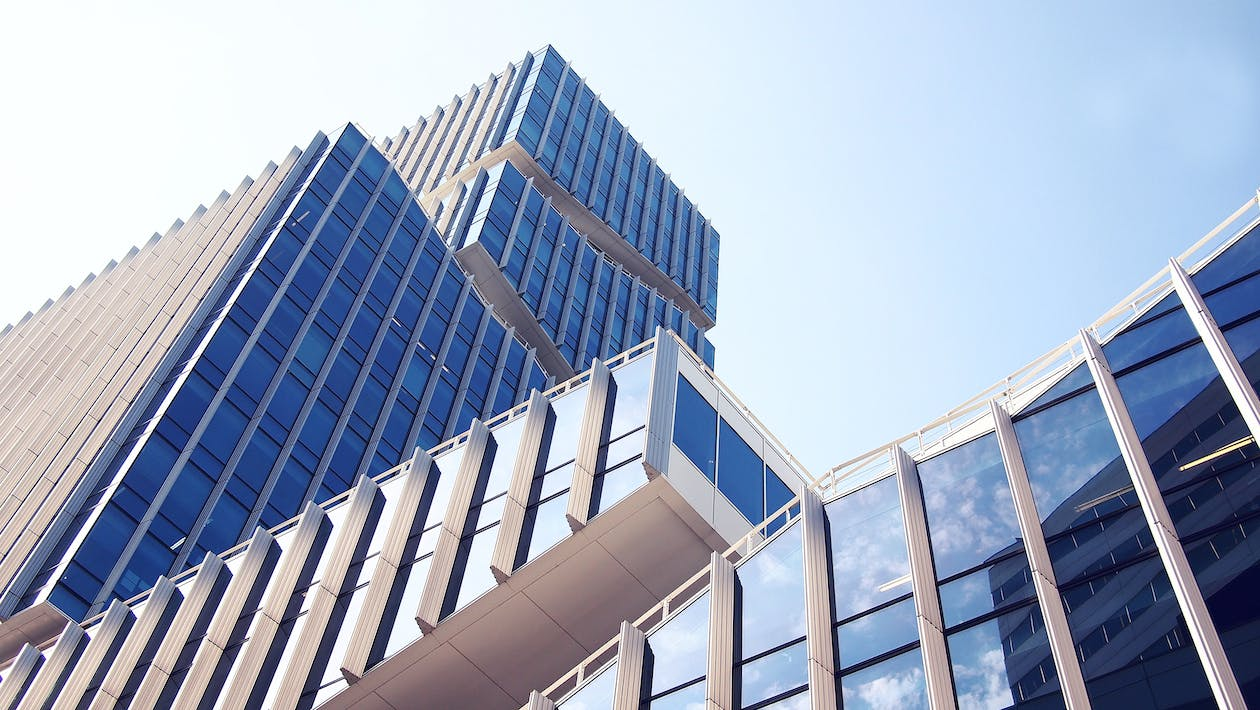
#> input picture images/building.jpeg, 1260 x 710 px, found by its file name
$ jupyter execute edgedetection.ipynb
#> lines starting #> are read from the running program, lines starting #| are printed output that depends on the picture; after the words box and inside, x2 and y2 are one past the last pixel; in counts of white or black regions, pixels touching at a corner belong together
### Loading the required Libraries

[cell 1]
import cv2
import numpy as np
import matplotlib.pyplot as plt

[cell 2]
path = "/home/chaitanya/computer_vision/images/"

##### Loading the building image

[cell 3]
building_image_path = path + "building.jpeg"
building_image = cv2.imread(building_image_path, cv2.IMREAD_GRAYSCALE)
#> building_image: shape (710, 1260); min 0, max 255, mean 168.7
# Printing the size of the color image
print('Size of the image is :', building_image.shape)
#| Size of the image is : (710, 1260)
plt.figure(figsize=(6, 6))
plt.imshow(building_image, cmap="gray")
plt.title("Building Image")
plt.show()

##### Applying sobel kernel for edge detection

[cell 4]
sobel_kernel_x = np.array([[-1, 0, 1], [-2, 0, 2], [-1, 0, 1]])
sobel_kernel_y = np.array([[-1, -2, -1], [0, 0, 0], [1, 2, 1]])

[cell 5]
sobel_gradient_x = cv2.filter2D(building_image, -1, sobel_kernel_x)
sobel_gradient_y = cv2.filter2D(building_image, -1, sobel_kernel_y)
plt.figure(figsize=(12, 6))
plt.subplot(1, 2, 1)
plt.imshow(sobel_gradient_x, cmap="gray")
plt.title("Sobel kernel in x-direction")
plt.subplot(1, 2, 2)
plt.imshow(sobel_gradient_y, cmap="gray")
plt.title("Sobel kernel in y-direction")
plt.show()

[cell 6]
sobel_magnitude = np.sqrt(sobel_gradient_x ** 2 + sobel_gradient_y ** 2)
plt.figure(figsize=(12, 6))
plt.subplot(1, 2, 1)
plt.imshow(building_image, cmap="gray")
plt.title("Original Image")
plt.subplot(1, 2, 2)
plt.imshow(sobel_magnitude, cmap="gray")
plt.title("Image after applying sobel kernel(magnitude)")
plt.show()

[cell 7]
sobel_direction = np.arctan2(sobel_gradient_x, sobel_gradient_y)
plt.figure(figsize=(12, 6))
plt.subplot(1, 2, 1)
plt.imshow(building_image, cmap="gray")
plt.title("Original Image")
plt.subplot(1, 2, 2)
plt.imshow(sobel_direction, cmap="gray")
plt.title("Image after applying sobel kernel(direction)")
plt.show()

##### Applying prewitt kernel for edge detection

[cell 8]
prewitt_x = np.array([[-1, 0, 1], [-1, 0, 1], [-1, 0, 1]])
prewitt_y = np.array([[1, 1, 1], [0, 0, 0], [-1, -1, -1]])

[cell 9]
prewitt_gradient_x = cv2.filter2D(building_image, -1, prewitt_x)
prewitt_gradient_y = cv2.filter2D(building_image, -1, prewitt_y)
plt.figure(figsize=(12, 6))
plt.subplot(1, 2, 1)
plt.imshow(prewitt_gradient_x, cmap="gray")
plt.title("Prewitt kernel in x-direction")
plt.subplot(1, 2, 2)
plt.imshow(prewitt_gradient_y, cmap="gray")
plt.title("Prewitt kernel in y-direction")
plt.show()

[cell 10]
prewitt_magnitude = np.sqrt(prewitt_gradient_x ** 2 + prewitt_gradient_y ** 2)
plt.figure(figsize=(12, 6))
plt.subplot(1, 2, 1)
plt.imshow(building_image, cmap="gray")
plt.title("Original Image")
plt.subplot(1, 2, 2)
plt.imshow(prewitt_magnitude, cmap="gray")
plt.title("Image after applying prewitt kernel(magnitude)")
plt.show()

[cell 11]
prewitt_direction = np.arctan2(prewitt_gradient_x, prewitt_gradient_y)
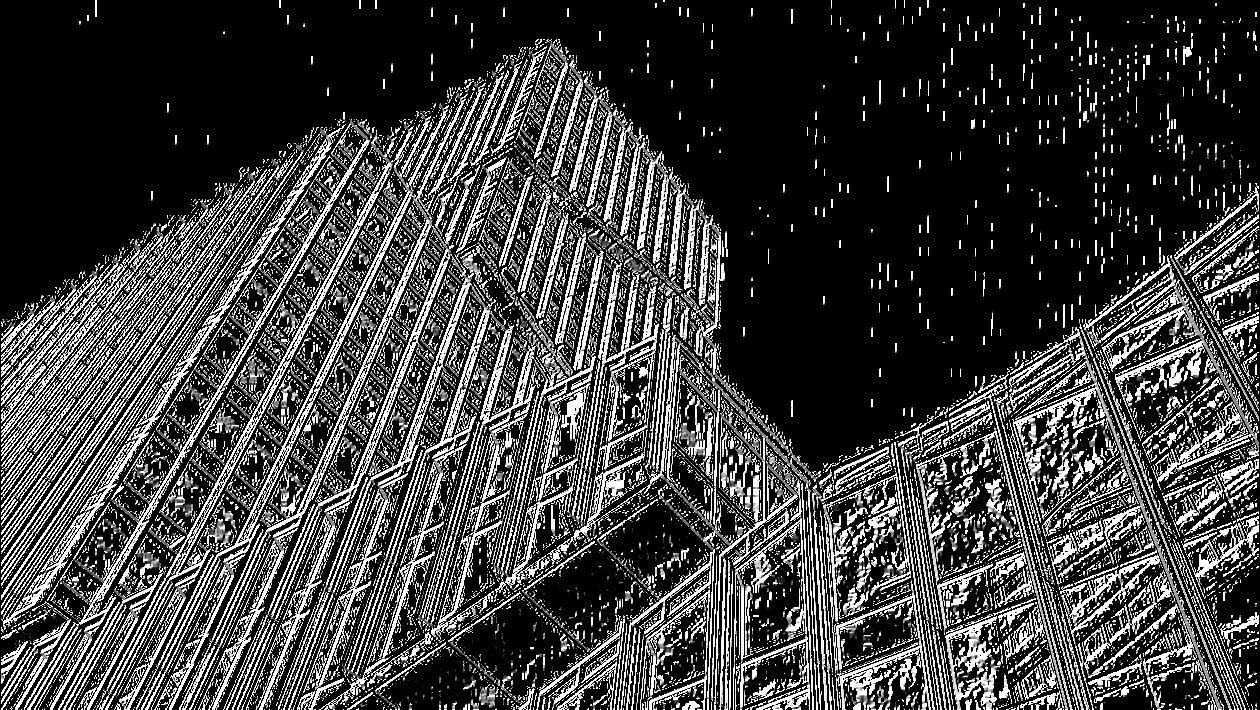
#> prewitt_direction: shape (710, 1260) float16; min 0, max 1.57, mean 0.385; drawn with min black and max white
plt.figure(figsize=(12, 6))
plt.subplot(1, 2, 1)
plt.imshow(building_image, cmap="gray")
plt.title("Original Image")
plt.subplot(1, 2, 2)
plt.imshow(prewitt_direction, cmap="gray")
plt.title("Image after applying prewitt kernel(direction)")
plt.show()

##### Applying Roberts kernel for edge detection

[cell 12]
roberts_x = np.array([[0, 1], [-1, 0]])
roberts_y = np.array([[1, 0], [0, -1]])

[cell 13]
roberts_gradient_x = cv2.filter2D(building_image, -1, roberts_x)
roberts_gradient_y = cv2.filter2D(building_image, -1, roberts_y)
plt.figure(figsize=(12, 6))
plt.subplot(1, 2, 1)
plt.imshow(roberts_gradient_x, cmap="gray")
plt.title("Roberts kernel in x-direction")
plt.subplot(1, 2, 2)
plt.imshow(roberts_gradient_y, cmap="gray")
plt.title("Roberts kernel in y-direction")
plt.show()

[cell 14]
roberts_magnitude = np.sqrt(roberts_gradient_x ** 2 + roberts_gradient_y ** 2)
plt.figure(figsize=(12, 6))
plt.subplot(1, 2, 1)
plt.imshow(building_image, cmap="gray")
plt.title("Original Image")
plt.subplot(1, 2, 2)
plt.imshow(roberts_magnitude, cmap="gray")
plt.title("Image after applying roberts kernel(magnitude)")
plt.show()

[cell 15]
roberts_direction = np.arctan2(roberts_gradient_x, roberts_gradient_y)
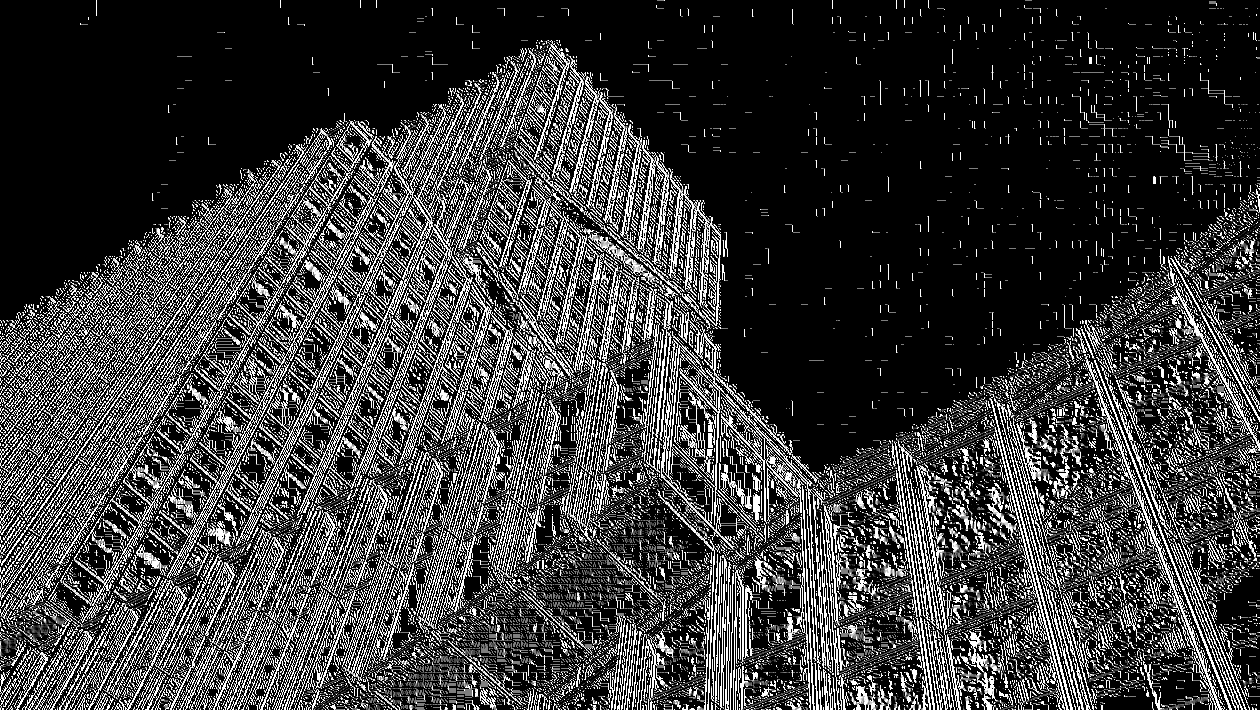
#> roberts_direction: shape (710, 1260) float16; min 0, max 1.57, mean 0.365; drawn with min black and max white
plt.figure(figsize=(12, 6))
plt.subplot(1, 2, 1)
plt.imshow(building_image, cmap="gray")
plt.title("Original Image")
plt.subplot(1, 2, 2)
plt.imshow(roberts_direction, cmap="gray")
plt.title("Image after applying robert kernel(direction)")
plt.show()

##### Comparing all three kernels for edge detection

[cell 16]
plt.figure(figsize=(24, 6))
plt.subplot(1, 4, 1)
plt.imshow(building_image, cmap="gray")
plt.title("Original image")
plt.subplot(1, 4, 2)
plt.imshow(sobel_magnitude, cmap="gray")
plt.title("Sobel kernel(magnitude)")
plt.subplot(1, 4, 3)
plt.imshow(prewitt_magnitude, cmap="gray")
plt.title("Prewitt kernel(magnitude)")
plt.subplot(1, 4, 4)
plt.imshow(roberts_magnitude, cmap="gray")
plt.title("Roberts kernel(magnitude)")
plt.show()

[cell 17]
plt.figure(figsize=(24, 6))
plt.subplot(1, 4, 1)
plt.imshow(building_image, cmap="gray")
plt.title("Original image")
plt.subplot(1, 4, 2)
plt.imshow(sobel_direction, cmap="gray")
plt.title("Sobel kernel(direction)")
plt.subplot(1, 4, 3)
plt.imshow(prewitt_direction, cmap="gray")
plt.title("Prewitt kernel(direction)")
plt.subplot(1, 4, 4)
plt.imshow(roberts_direction, cmap="gray")
plt.title("Roberts kernel(direction)")
plt.show()

##### Applying Canny Edge Detector

[cell 18]
blurred_building_image = cv2.GaussianBlur(building_image, (25, 25), 0)
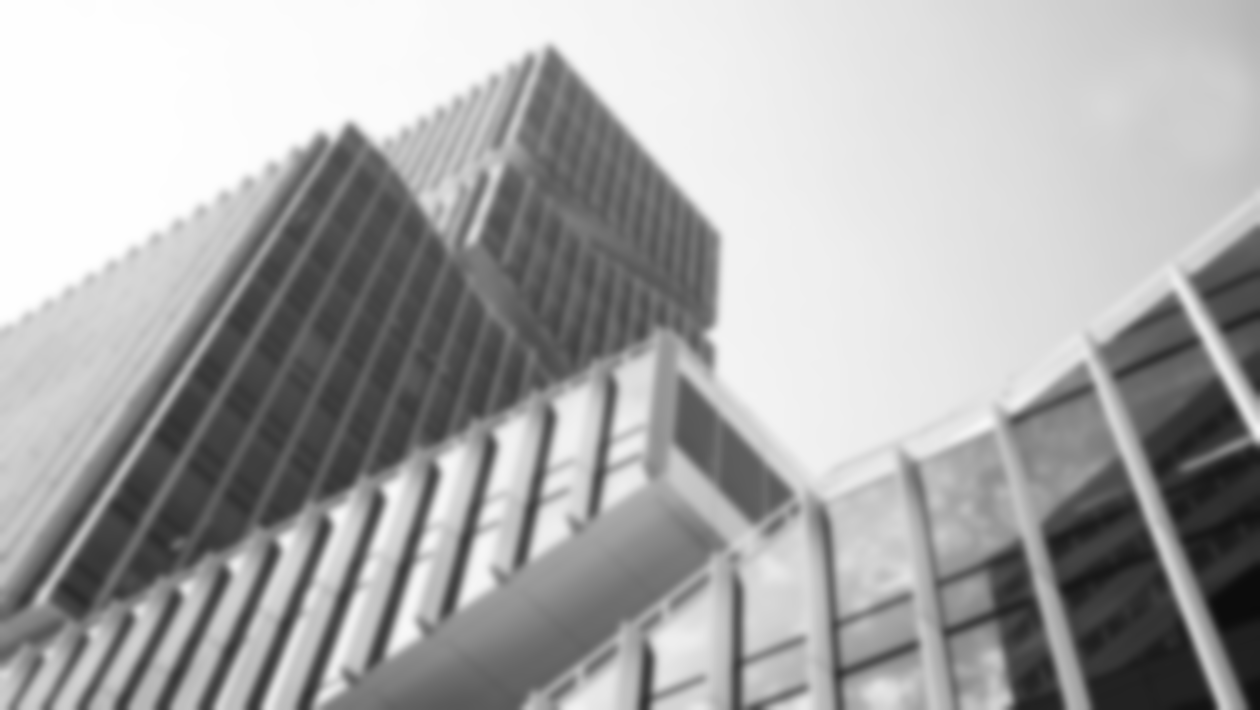
#> blurred_building_image: shape (710, 1260); min 11, max 254, mean 168.7
canny_edge_detector = cv2.Canny(blurred_building_image, 5, 50)
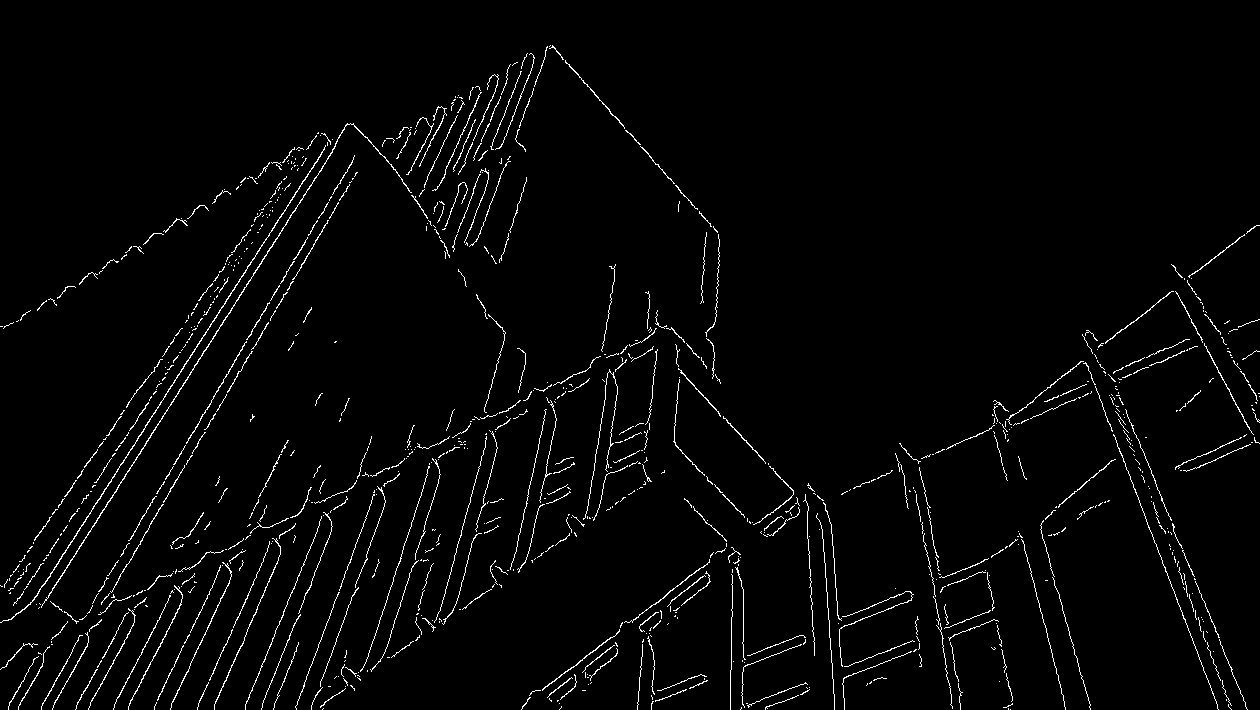
#> canny_edge_detector: shape (710, 1260); 2.5% white in thin lines or dots

[cell 19]
plt.figure(figsize=(18, 6))
plt.subplot(1, 3, 1)
plt.imshow(building_image, cmap="gray")
plt.title("Original Image")
plt.subplot(1, 3, 2)
plt.imshow(blurred_building_image, cmap="gray")
plt.title("Blurred Image")
plt.subplot(1, 3, 3)
plt.imshow(canny_edge_detector, cmap="gray")
plt.title("Canny edge detector")
plt.show()

$ run again, with images/panda.jpeg copied over images/building.jpeg
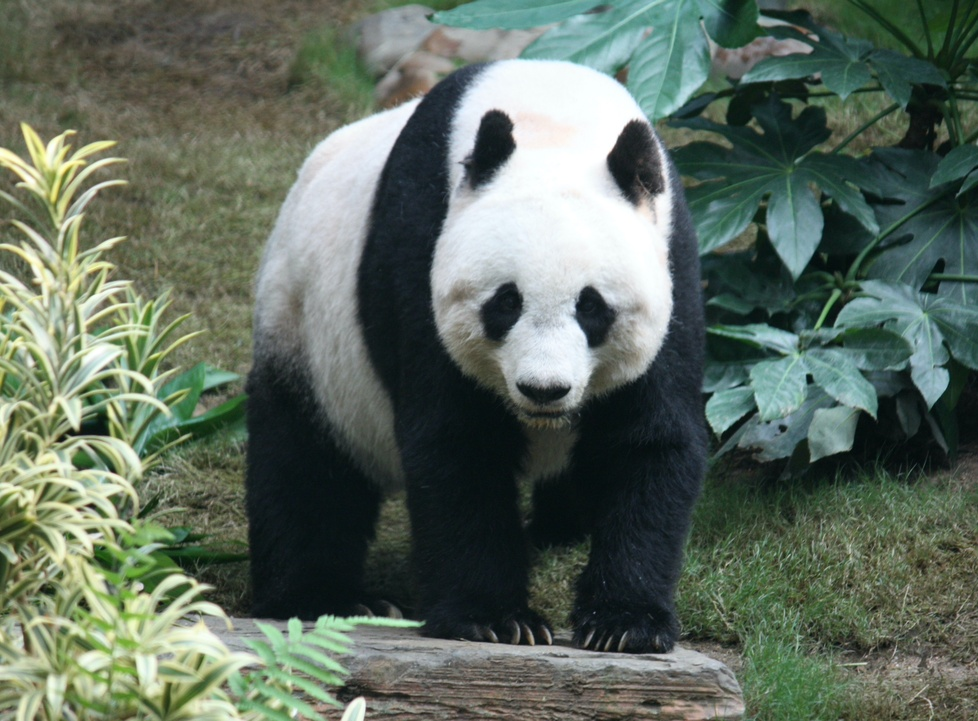
#> input picture images/panda.jpeg, 978 x 721 px, shrunk from 3550 x 2617 before the run, found by its file name
#| Size of the image is : (721, 978)
#> `roberts_direction = np.arctan2(roberts_gradient_x, roberts_gradient_y)`:
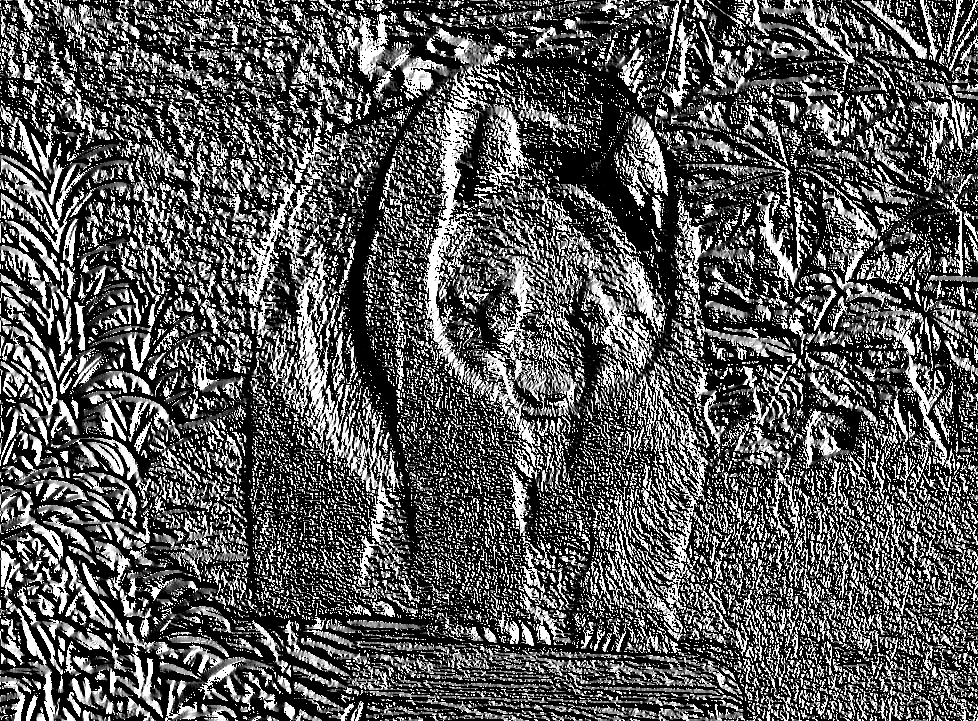
#> roberts_direction: shape (721, 978) float16; min 0, max 1.57, mean 0.538; drawn with min black and max white
#> `canny_edge_detector = cv2.Canny(blurred_building_image, 5, 50)`:
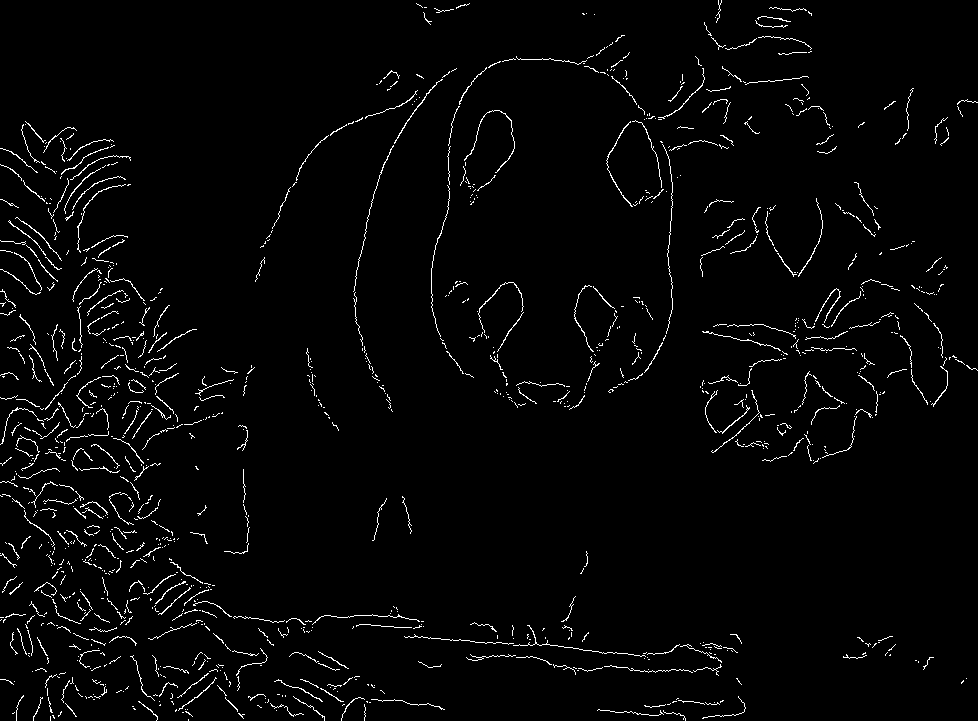
#> canny_edge_detector: shape (721, 978); 2.4% white in thin lines or dots

$ run again, with images/coins.jpg copied over images/building.jpeg
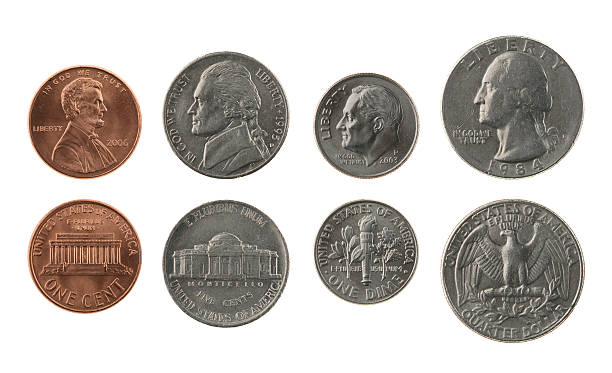
#> input picture images/coins.jpg, 612 x 373 px, found by its file name
#| Size of the image is : (373, 612)
#> `roberts_direction = np.arctan2(roberts_gradient_x, roberts_gradient_y)`:
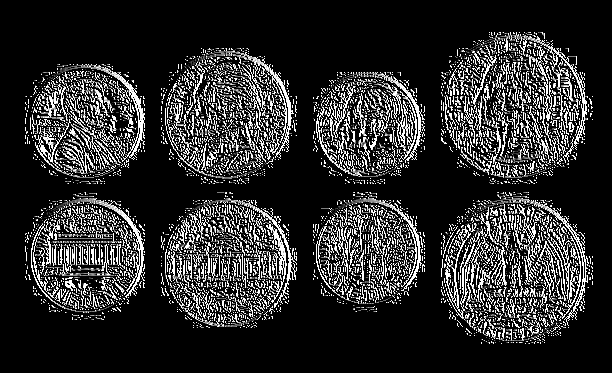
#> roberts_direction: shape (373, 612) float16; min 0, max 1.57, mean 0.281; drawn with min black and max white
#> `canny_edge_detector = cv2.Canny(blurred_building_image, 5, 50)`:
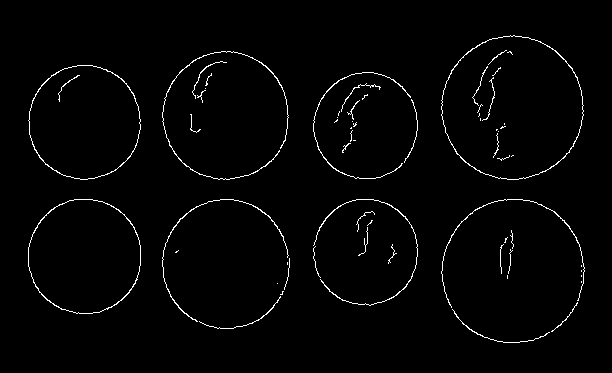
#> canny_edge_detector: shape (373, 612); 1.8% white in thin lines or dots, all inside (x1, y1, x2, y2) = (28, 35, 585, 343)

$ run again, with images/dog.jpg copied over images/building.jpeg
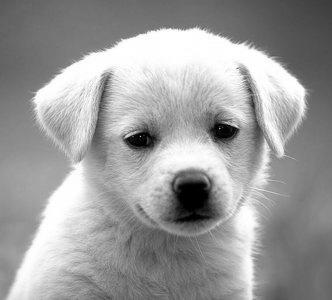
#> input picture images/dog.jpg, 332 x 300 px, found by its file name
#> building_image is the input picture: shape (300, 332); min 0, max 255, mean 155.7
#| Size of the image is : (300, 332)
#> `roberts_magnitude = np.sqrt(roberts_gradient_x ** 2 + roberts_gradient..`:
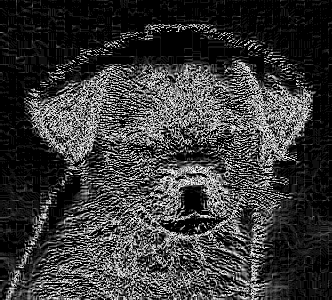
#> roberts_magnitude: shape (300, 332) float16; min 0, max 15.91, mean 3.64; drawn with min black and max white
#> `canny_edge_detector = cv2.Canny(blurred_building_image, 5, 50)`:
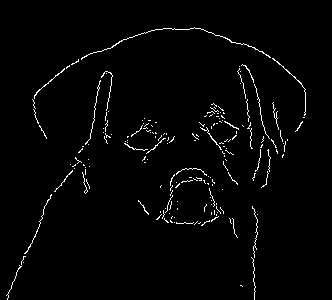
#> canny_edge_detector: shape (300, 332); 2% white in thin lines or dots, all inside (x1, y1, x2, y2) = (6, 27, 306, 300)
